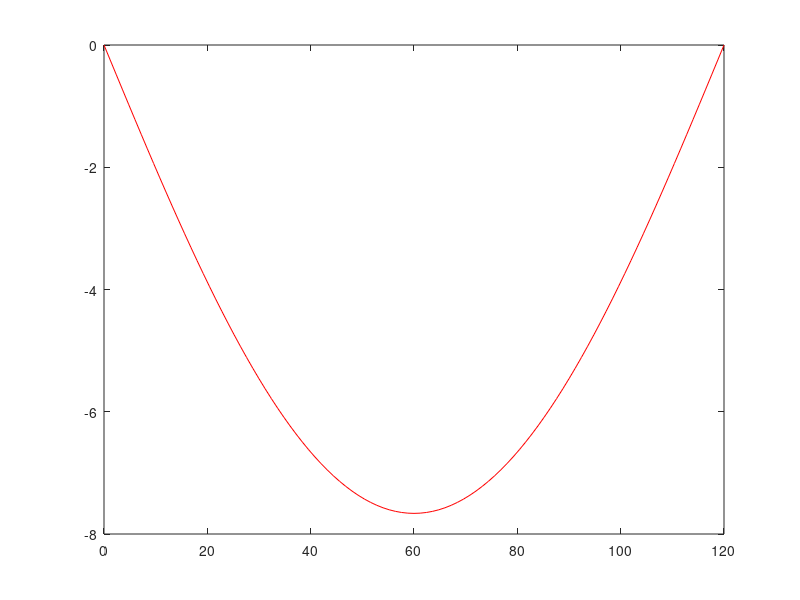

Source code (MATLAB):
% Plot the deflection y of a beam of length L under tension T
% and a uniform load w. Uses the exact analytic solution of the
% boundary value problem. For T=0, the solution breaks down.
% For T (e.g. T=.1) close to zero using the exact solution leads to loss
% of precision.
% Coefficients for a structural steel I-beam W12x22 in lb. in.
E = 29000000
I = 121
L = 120
% Load and tension
w = 10000
T = 10000
% calculated coefficients
EI = E*I
a = T/EI
b = w/(2*EI)
K = exp(sqrt(a)*L)
d5 = 2*b/(a^2)
d2 = - d5*(1/(1+K))
d1 = d2*K
d3 = b/a
d4 = - d3*L
% grid
xx = linspace(0,L,101);
% deflection
yy = d1*exp(-sqrt(a)*xx) + d2*exp(sqrt(a)*xx) + d3*xx.^2 + d4*xx + d5;
%plot the result
plot(xx,yy,'r')

